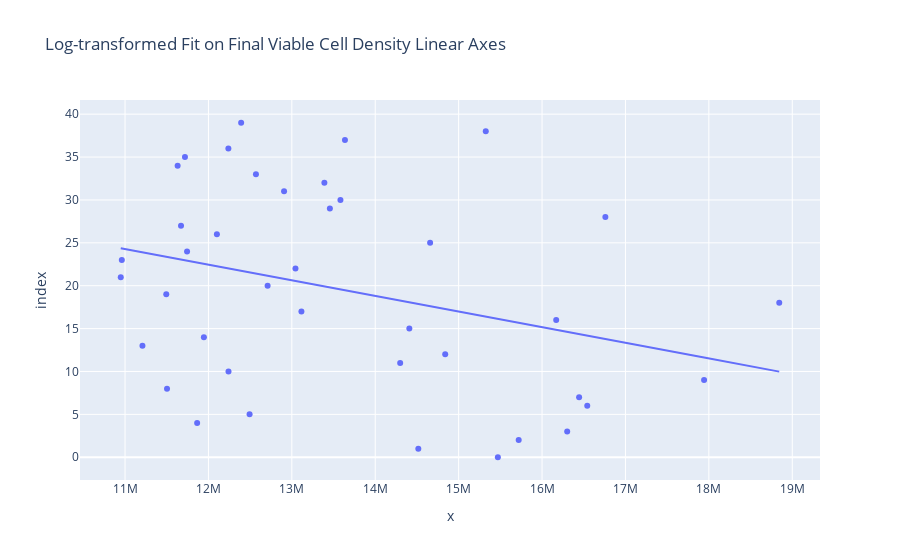

The notebook cell saved with this chart:
### Markdown cell above
Finally, after importing plotly.express, a scatter plot with Ordinary Least Squares (OLS) regression trendline was generated as shown in Plotly.com Trendlines (n.d.). OLS describes the relationship between one or more independent variables and a dependent variable by minimizing the sum of the squared differences between the predicted values on the line and the actual data points to find the best-fitting line through a set of data points (XLSTAT, 2017).

### Code cell
px.scatter(y_test, y_pred_lr, trendline='ols', 
           title="Log-transformed Fit on Final Viable Cell Density Linear Axes")

### Figure 1 — Plotly figure (JSON) as saved in the notebook; plotly's stock layout.template omitted (floating-point values rounded to 4 significant figures)
{"data": [{"hovertemplate": "x=%{x}<br>index=%{y}<extra></extra>", "legendgroup": "", "marker": {"color": "#636efa", "symbol": "circle"}, "mode": "markers", "name": "", "orientation": "h", "showlegend": false, "type": "scatter", "x": [15470000.0, 14520000.0, 15720000.0, 16300000.0, 11860000.0, 12490000.0, 16540000.0, 16440000.0, 11500000.0, 17940000.0, 12240000.0, 14300000.0, 14840000.0, 11210000.0, 11950000.0, 14410000.0, 16170000.0, 13110000.0, 18840000.0, 11490000.0, 12710000.0, 10950000.0, 13040000.0, 10960000.0, 11740000.0, 14660000.0, 12100000.0, 11670000.0, 16760000.0, 13460000.0, 13580000.0, 12910000.0, 13390000.0, 12570000.0, 11630000.0, 11720000.0, 12240000.0, 13640000.0, 15330000.0, 12390000.0], "xaxis": "x", "y": [0, 1, 2, 3, 4, 5, 6, 7, 8, 9, 10, 11, 12, 13, 14, 15, 16, 17, 18, 19, 20, 21, 22, 23, 24, 25, 26, 27, 28, 29, 30, 31, 32, 33, 34, 35, 36, 37, 38, 39], "yaxis": "y"}, {"hovertemplate": "<b>OLS trendline</b><br>index = -1.82171e-06 * x + 44.3119<br>R<sup>2</sup>=0.101503<br><br>x=%{x}<br>index=%{y} <b>(trend)</b><extra></extra>", "legendgroup": "", "marker": {"color": "#636efa", "symbol": "circle"}, "mode": "lines", "name": "", "showlegend": false, "type": "scatter", "x": [10950000.0, 10960000.0, 11210000.0, 11490000.0, 11500000.0, 11630000.0, 11670000.0, 11720000.0, 11740000.0, 11860000.0, 11950000.0, 12100000.0, 12240000.0, 12240000.0, 12390000.0, 12490000.0, 12570000.0, 12710000.0, 12910000.0, 13040000.0, 13110000.0, 13390000.0, 13460000.0, 13580000.0, 13640000.0, 14300000.0, 14410000.0, 14520000.0, 14660000.0, 14840000.0, 15330000.0, 15470000.0, 15720000.0, 16170000.0, 16300000.0, 16440000.0, 16540000.0, 16760000.0, 17940000.0, 18840000.0], "xaxis": "x", "y": [24.37, 24.34, 23.89, 23.37, 23.36, 23.12, 23.05, 22.96, 22.92, 22.7, 22.55, 22.27, 22.02, 22.01, 21.74, 21.55, 21.41, 21.16, 20.8, 20.55, 20.42, 19.92, 19.8, 19.57, 19.47, 18.26, 18.06, 17.87, 17.61, 17.28, 16.39, 16.13, 15.67, 14.86, 14.62, 14.35, 14.18, 13.78, 11.63, 9.984], "yaxis": "y"}], "layout": {"legend": {"tracegroupgap": 0}, "title": {"text": "Log-transformed Fit on Final Viable Cell Density Linear Axes"}, "xaxis": {"anchor": "y", "domain": [0, 1], "title": {"text": "x"}}, "yaxis": {"anchor": "x", "domain": [0, 1], "title": {"text": "index"}}}}
